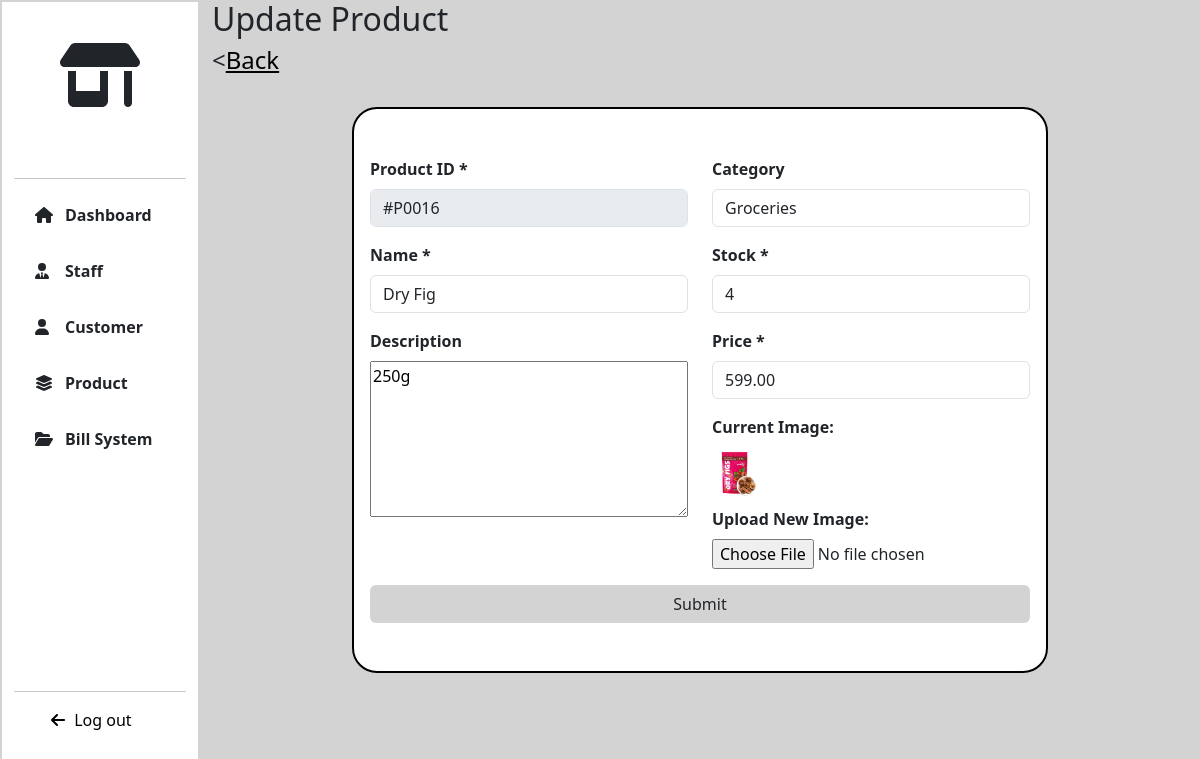
Page /PRODUCT/update_product/22/ (signed in) on the committed database.
### PRODUCT/models.py (models this page shows, shortened)
class Product(models.Model):
    product_id=models.CharField(max_length=10)
    name=models.CharField(max_length=255)
    description=models.TextField(null=True,blank=True)
    price=models.DecimalField(max_digits=10,decimal_places=2)
    stock=models.PositiveIntegerField()
    image=models.ImageField(upload_to='products/',null=True,blank=True)
    category=models.CharField(choices=CATEGORY_CHOICES,max_length=255,null=True,blank=True)
    is_active=models.BooleanField(default=True)
    created_at=models.DateTimeField(auto_now_add=True)
    updated_at=models.DateTimeField(auto_now=True)

### PRODUCT/views.py (the view, shortened to what this page needs)
# urls.py: path('update_product/<int:id>/',views.update_product,name="update_product"),
@login_required
def update_product(request,id):
    product=Product.objects.get(id=id)
    return render(request,"update_product.html",locals())

### Templates/update_product.html (shortened to what this page needs)
{% extends 'extends.html' %}
{% load static %}
{% block link %}
<link rel="stylesheet" href="{% static '/CSS/product.css' %}">
{% endblock %}
{% block content %}
<div class="col-lg-10 col-md-9 col-sm-9 page-col">
    <div class="add-product-content">
        <h2>Update Product</h2>
        <h4 class="back"><<a href="{% url 'product_view' id %}">Back</a></h4>
        <div class="content p-4">
            <div class="box">
                <form class="update-product-form" method="post" action="" enctype="multipart/form-data">
                    <div class="row">
                            <div class="col-lg-6">
                                <div class="mb-3">
                                    <label for="product_id" class="form-label">Product ID *</label>
                                    <input type="text" class="form-control" id="product_id" name="product_id" value="{{ product.product_id }}" required disabled>
                                </div>
                                <div class="mb-3">
                                    <label for="name" class="form-label">Name *</label>
                                    <input type="text" class="form-control" id="name" name="name" value="{{ product.name }}" required>
                                </div>
                                <div class="mb-3">
                                    <label for="description" class="form-label">Description</label><br>
                                    <textarea name="description" id="description">{{ product.description }}</textarea>
                                </div>
                            </div>
                            <div class="col-lg-6">
                                <div class="mb-3">
                                    <label for="category" class="form-label">Category</label>
                                    <input type="text" class="form-control" id="category" name="category" value="{{ product.category }}">
                                </div>
                                <div class="mb-3">
                                    <label for="stock" class="form-label">Stock *</label>
                                    <input type="number" class="form-control" id="stock" name="stock" value="{{ product.stock }}" required>
                                </div>
                                <div class="mb-3">
                                    <label for="price" class="form-label">Price *</label>
                                    <input type="number" class="form-control" id="price" name="price" value="{{ product.price }}" required>
                                </div>
                                <div class="mb-3">
                                    <label for="image" class="form-label">Current Image:</label><br>
                                    {% if product.image %}
                                        <img src="{{ product.image.url }}" alt="Product Image" style="width: 50px; height: 50px; margin-bottom: 10px;">
                                    {% else %}
                                        <p>No image available</p>
                                    {% endif %}
                                    <br>
                                    <label for="image" class="form-label">Upload New Image:</label>
                                    <input type="file" class="form-control-file" id="image" name="image">
                                </div>
                            </div>
                    </div>
                    <div class="add-product-btn">
                        <button type="submit" class="btn btn-product-submit">Submit</button>
                    </div>
                    </form>
            </div>
        </div>
    </div>
</div>
{% endblock %}

### static/CSS/index.css (style rules this page uses)
body { margin: 0px; padding: 0px; box-sizing: border-box; }
.content { font-family: 'Segoe UI', Tahoma, Geneva, Verdana, sans-serif; background-color: lightgray; width: 100%; height: 100vh; padding: 0; margin-top: 0px; overflow: hidden; text-align: center; justify-content: center; display: flex; align-items: center; }
.content .box { border: 2px solid #000; background-color: #fff; border-radius: 25px; width: 40%; padding: 3rem 1rem; justify-content: center; min-width: 350px; }

### static/CSS/dashboard.css (style rules this page uses)
.row { height: 100vh; }
.page-col { background-color: lightgray; margin-left: auto; }

### static/CSS/product.css (style rules this page uses)
.form-label { font-weight: 600; }
.back a { color:#000; }
.add-product-content .content { height:auto !important; text-align:left !important; }
.add-product-content .box { width:75%; }
.add-product-content .row { height:auto; }
.add-product-btn { text-align:right; }
.btn-product-submit { width:100%; background-color:lightgray !important; }
.update-product-form textarea { width:100% !important; height:19.5vh !important; }

### rows in the picture
Product: product_id "#P0016", name "Dry Fig", description "250g", category "Groceries", stock "4", price "599.00", image (picture)
